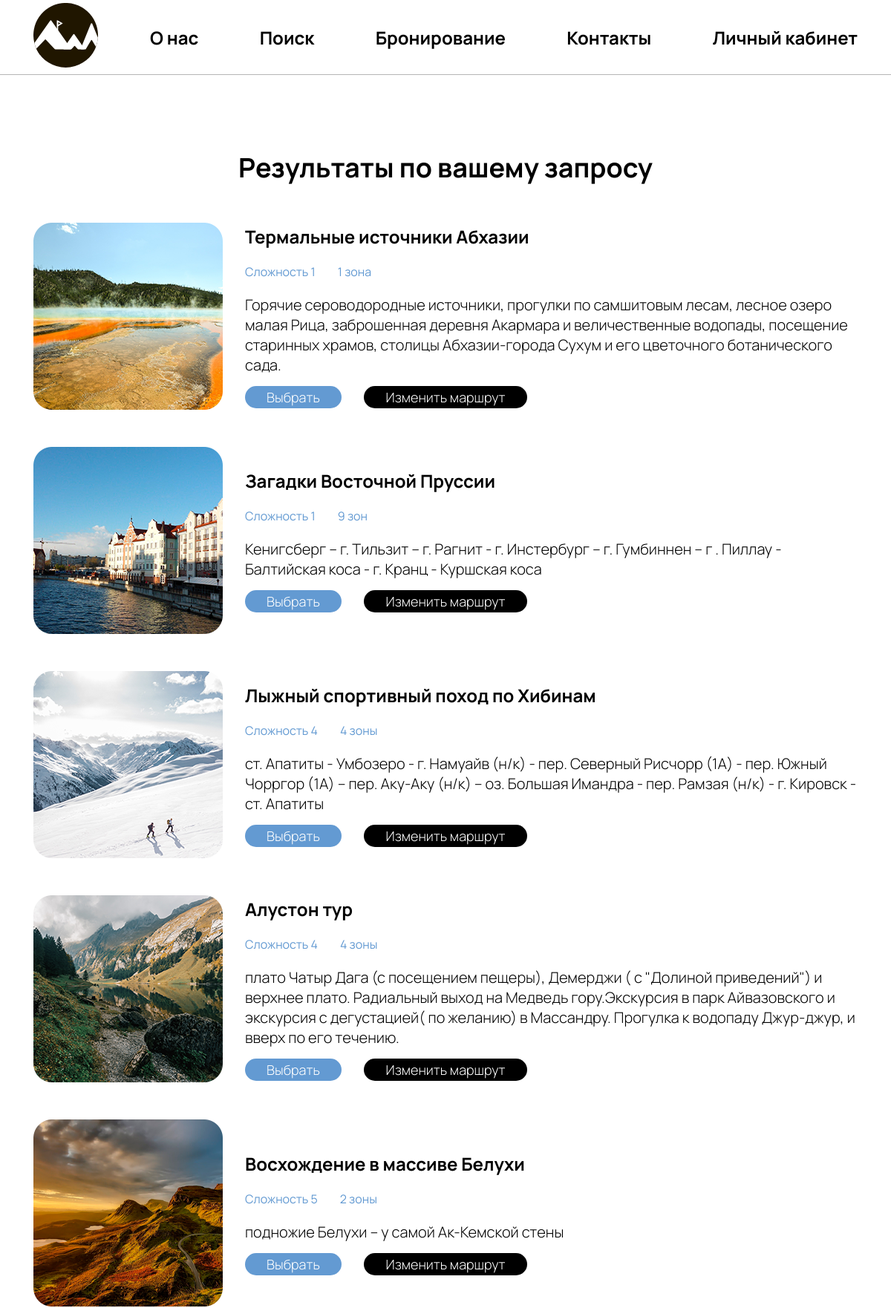
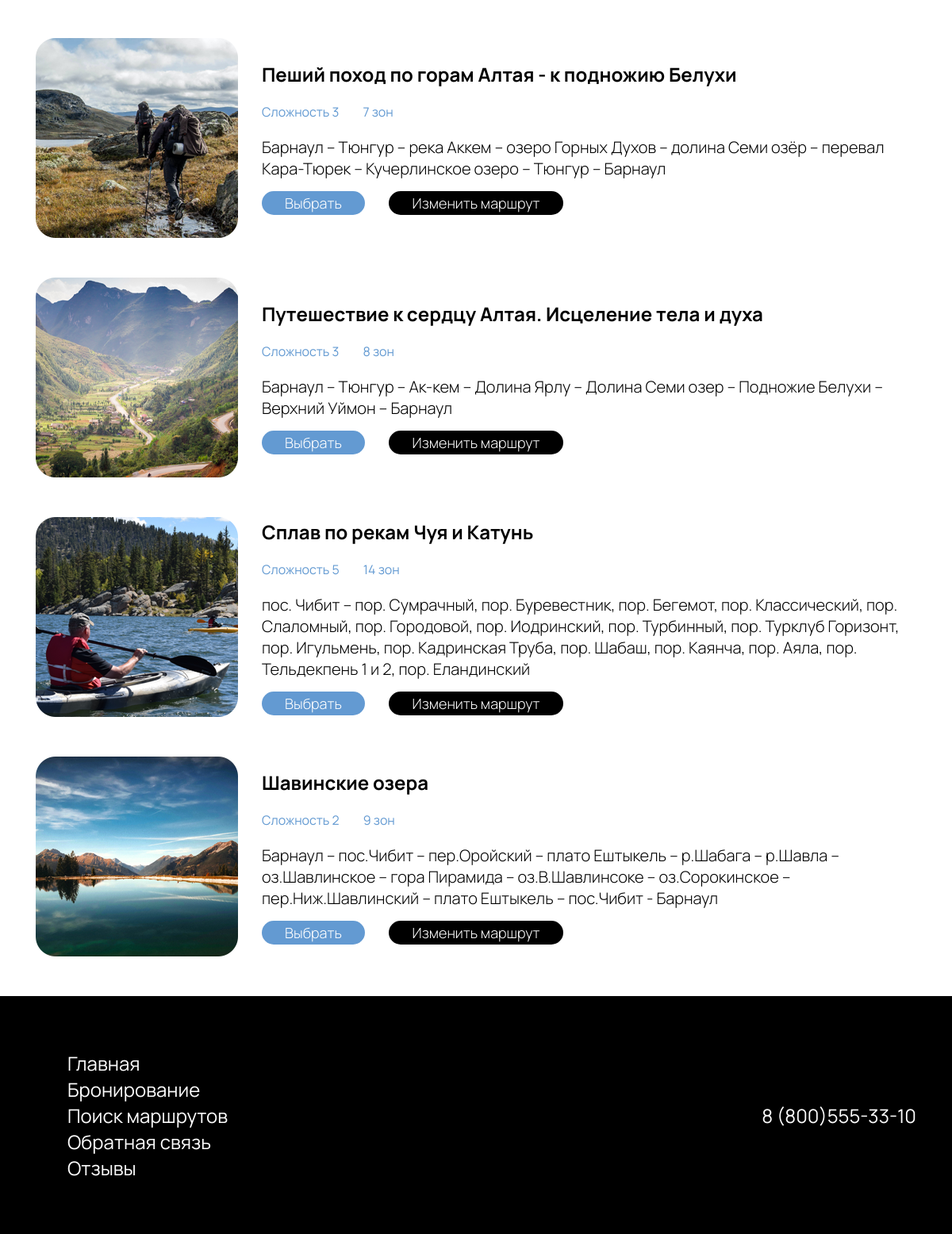
Screenshot of /search/search.php with the database file from the repository (2 pictures, top to bottom).
### tables this page shows
CREATE TABLE `tours` (
  `id` int NOT NULL,
  `name` varchar(50) NOT NULL,
  `image` varchar(80) NOT NULL,
  `description` varchar(400) NOT NULL,
  `difficulty` varchar(30) NOT NULL,
  `zones` varchar(25) NOT NULL,
  `datapohoda` varchar(10) NOT NULL,
  `region` varchar(50) NOT NULL,
  `people` varchar(30) NOT NULL,
  `tourprice` int UNSIGNED NOT NULL
);

### php/settings.php (called while the page is built, shortened)
<?php
    class dbConnect
    {
        public $hostname='localhost';
        public $username='root';
        public $password = '';
        public $dbName ='touristpro';
        function __construct()
         {
            $this->mysqli = new mysqli($this->hostname, $this->username, $this->password, $this->dbName);
         }
    }
?>

### php/search.php (the view, shortened to what this page needs)
<?php
class search extends dbConnect
{
    public $difficulty;
    public $date;
    public $region;
    public $people;
    public $matchedTour;
    public function __construct()
    {
        $this->region = $_GET["region"];
        $this->date = $_GET["date"];
        $this->people = $_GET["peopleNum"];
        $this->difficulty = $_GET["level"];
    }
    public function trimming()
    {
        $this->region = filter_var(trim($this->region), FILTER_SANITIZE_STRING);
        $this->date = filter_var(trim($this->date), FILTER_SANITIZE_STRING);
        $this->people = filter_var(trim($this->people), FILTER_SANITIZE_STRING);
        $this->difficulty = filter_var(trim($this->difficulty), FILTER_SANITIZE_STRING);
    }
    public function toursearch()
    {
        $this->matchedTour = $result = $this->mysqli->query("SELECT * FROM `tours` WHERE `people` LIKE '%".$this->people."%' AND `difficulty` LIKE '%".$this->difficulty."%' AND `datapohoda` LIKE '%".$this->date."%' AND `region` LIKE '%".$this->region."%'  ");
    }
    public function touroutput()
    {
        while ($output = $this->matchedTour->fetch_assoc()) {
            echo '  <div class="results__card">
            <img class="results__img" src="' . $output['image'] . '" alt="search-card">
            <div class="results__inner">
                <h2 class="results__card-caption">' . $output['name'] . '</h2>
                <div class="results__blue-text">
                    <p class="results__blue-p">' . $output['difficulty'] . '</p>
                    <p class="results__blue-p">
                        <span class="results__blue-span">' . $output['zones'] . '</span>
                    </p>
                </div>
                <p class="results__card-descript">' . $output['description'] . '</p>
                <div class="result__form-buttons">
                    <form method="get"  action="../booking/booking.php">
                        <button type="submit" value="'. $output['name'] .'" name="selected-tour" class="results__buttons results__submit" name="select">
                            Выбрать
                        </button>
                    </form>
                    <form method="get" action="../seats/seat.php">
                        <button type="submit" class="results__buttons results__change-button" value="'. $output['name'] .'" name="change">
                            Изменить маршрут
                        </button>
                    </form>
                </div>
            </div>
        </div>
            ';
        }
    }
}
?>

### search/search.php (shortened to what this page needs)
<?php
require "../php/settings.php";
require "../php/search.php";
if (isset($_SESSION["login"])) {
    $booking = "../booking/bookingManage.php";
    $account = "Выход из аккаунта";
    $acc_status = "../php/exit.php";
} else {
    $booking = "../registration/reg.php";
    $account = "Личный кабинет";
    $acc_status = "../registration/reg.php";
}
$tours = new search();
$tours->trimming();
$tours->toursearch();
?>
<!DOCTYPE html>
<html lang="en">
<head>
    <link rel="stylesheet" href="../css/style.css" type="text/css">
    <link rel="stylesheet" href="../css/searchStyles.css" type="text/css">
</head>
<body>
    <header class="header">
        <div class="container container__nav">
            <div class="header__logo">
                <a class="heder__logo-link" href="../index.php">
                    <img class="header__logo-img" src="../Logo/logo.svg" alt="logo">
                </a>
            </div>
            <nav class="header__nav">
                <ul class="header__nav-list">
                    <li class="header__nav-list-li">
                        <a class="header__nav-list-link" href="../index.php#AboutUs">О нас</a>
                    </li>
                    <li class="header__nav-list-li">
                        <a class="header__nav-list-link" href="../index.php#Search">Поиск</a>
                    </li>
                    <li class="header__nav-list-li">
                        <a class="header__nav-list-link" href="<?php echo $booking  ?>">Бронирование</a>
                    </li>
                    <li class="header__nav-list-li">
                        <a class="header__nav-list-link" href="#contacts">Контакты</a>
                    </li>
                    <li class="header__nav-list-li">
                        <a class="header__nav-list-link" href="<?php echo $acc_status ?>"><?php echo $account  ?></a>
                    </li>
                </ul>
            </nav>
        </div>
    </header>
    <section class="results results__container" id="Results">
        <div class="container container__results">
            <h1 class="results__caption">Результаты по вашему запросу</h1>
            <?php $tours->touroutput(); ?>
        </div>
    </section>
    <footer class="footer">
        <div class="container container__footer">
            <div class="footer__left-text">
                <ul class="footer__nav">
                    <li class="footer__li-list">
                        <a class="footer__link" href="../index.php">
                            Главная
                        </a>
                    </li>
                    <li class="footer__li-list">
                        <a class="footer__link" href="<?php echo $booking;?>">
                            Бронирование
                        </a>
                    </li>
                    <li class="footer__li-list">
                        <a class="footer__link" href="../index.php#Search">
                            Поиск маршрутов
                        </a>
                    </li>
                    <li class="footer__li-list">
                        <a class="footer__link" href="../feedback/feedback.php">
                            Обратная связь
                        </a>
                    </li>
                    <li class="footer__li-list">
                        <a class="footer__link" href="../index.php#feedback">
                            Отзывы
                        </a>
                    </li>
                </ul>
            </div>
            <div class="footer__right-text" id="contacts">
                <a class="footer__link" href="tel:+78005553310">
                    8 (800)555-33-10
                </a>
            </div>
        </div>
    </footer>
</body>
</html>

### css/style.css (style rules this page uses)
html, body { box-sizing: border-box !important; font-family: "Manrope Regular"; margin: 0; padding: 0; scroll-behavior: smooth; }
button { transition: 0.3s ease-in-out; }
.container { margin: 0 auto; width: 1110px; max-width: 100%; }
.header { border-bottom: 1px solid #b5b5b5; }
.container__nav { display: flex; align-items: center; height: 100px; justify-content: space-between; }
.header__logo { padding-right: 30px; }
.header__logo-img { height: 87px; width: 87px; }
.header__nav { width: 1110px; max-width: 100%; }
.header__nav-list { list-style: none; display: flex; justify-content: space-between; }
.header__nav-list-link { font-size: 24px; font-family: "Manrope Bold"; color: black; text-decoration: none; }
.footer { height: 300px; width: 100%; background-color: black; }
.container__footer { height: 300px; display: flex; align-items: center; justify-content: space-between; }
.footer__link { text-decoration: none; color: white; font-size: 24px; }

### css/searchStyles.css (style rules this page uses)
.results__container { padding-top: 100px; }
.results__caption { font-family: "Manrope Bold"; font-size: 36px; text-align: center; margin: 0 auto; padding-bottom: 50px; }
.results__card { display: flex; align-items: center; margin-bottom: 50px; }
.results__inner { margin-left: 30px; }
.results__card-caption { font-family: "Manrope Bold"; font-size: 24px; margin: 0; padding: 0; padding-bottom: 20px; }
.results__blue-text { margin: 0; padding: 0; color: #639ad2; display: flex; }
.results__blue-p { margin: 0; padding: 0; }
.results__blue-span { margin: 0; padding: 0; padding-left: 30px; }
.results__card-descript { font-size: 20px; font-family: "Manrope Light"; margin: 0; padding: 0; margin-top: 20px; }
.result__form-buttons { display: flex; }
.results__buttons { margin: 0; padding: 0; margin-top: 15px; }
.results__submit { cursor: pointer; width: 130px; height: 30px; background-color: #639ad2; border: none; border-radius: 25px; color: white; font-size: 18px; font-family: "Manrope Light"; margin-right: 30px; }
.results__change-button { cursor: pointer; width: 220px; height: 30px; background-color: black; border: none; border-radius: 25px; color: white; font-size: 18px; font-family: "Manrope Light"; }

### rows the page displays
tours: image (picture), name "Термальные источники Абхазии", difficulty "Сложность 1", zones "1 зона", description "Горячие сероводородные источники, прогулки по самшитовым лесам, лесное озеро малая Рица, заброшенная деревня Акармара и величественные водопады, посещение старинных храмов, столицы Абхазии-города Сухум и его цветочного ботанического сада."
tours: image (picture), name "Загадки Восточной Пруссии", difficulty "Сложность 1", zones "9 зон", description "Кенигсберг – г. Тильзит – г. Рагнит - г. Инстербург – г. Гумбиннен – г . Пиллау - Балтийская коса - г. Кранц - Куршская коса"
tours: image (picture), name "Лыжный спортивный поход по Хибинам", difficulty "Сложность 4", zones "4 зоны", description "ст. Апатиты - Умбозеро - г. Намуайв (н/к) - пер. Северный Рисчорр (1А) - пер. Южный Чорргор (1А) – пер. Аку-Аку (н/к) – оз. Большая Имандра - пер. Рамзая (н/к) - г. Кировск - ст. Апатиты"
tours: image (picture), name "Алустон тур", difficulty "Сложность 4", zones "4 зоны", description "плато Чатыр Дага (с посещением пещеры), Демерджи ( с \"Долиной приведений\") и верхнее плато. Радиальный выход на Медведь гору.Экскурсия в парк Айвазовского и экскурсия с дегустацией( по желанию) в Массандру. Прогулка к водопаду Джур-джур, и вверх по его течению."
tours: image (picture), name "Восхождение в массиве Белухи", difficulty "Сложность 5", zones "2 зоны", description "подножие Белухи – у самой Ак-Кемской стены"
tours: image (picture), name "Пеший поход по горам Алтая - к подножию Белухи", difficulty "Сложность 3", zones "7 зон", description "Барнаул – Тюнгур – река Аккем – озеро Горных Духов – долина Семи озёр – перевал Кара-Тюрек – Кучерлинское озеро – Тюнгур – Барнаул"
tours: image (picture), name "Путешествие к сердцу Алтая. Исцеление тела и духа", difficulty "Сложность 3", zones "8 зон", description "Барнаул – Тюнгур – Ак-кем – Долина Ярлу – Долина Семи озер – Подножие Белухи – Верхний Уймон – Барнаул"
tours: image (picture), name "Сплав по рекам Чуя и Катунь", difficulty "Сложность 5", zones "14 зон", description "пос. Чибит – пор. Сумрачный, пор. Буревестник, пор. Бегемот, пор. Классический, пор. Слаломный, пор. Городовой, пор. Иодринский, пор. Турбинный, пор. Турклуб Горизонт, пор. Игульмень, пор. Кадринская Труба, пор. Шабаш, пор. Каянча, пор. Аяла, пор. Тельдекпень 1 и 2, пор. Еландинский"
tours: image (picture), name "Шавинские озера", difficulty "Сложность 2", zones "9 зон", description "Барнаул – пос.Чибит – пер.Оройский – плато Ештыкель – р.Шабага – р.Шавла – оз.Шавлинское – гора Пирамида – оз.В.Шавлинсоке – оз.Сорокинское – пер.Ниж.Шавлинский – плато Ештыкель – пос.Чибит - Барнаул"

### other values shown
$account "Личный кабинет"
